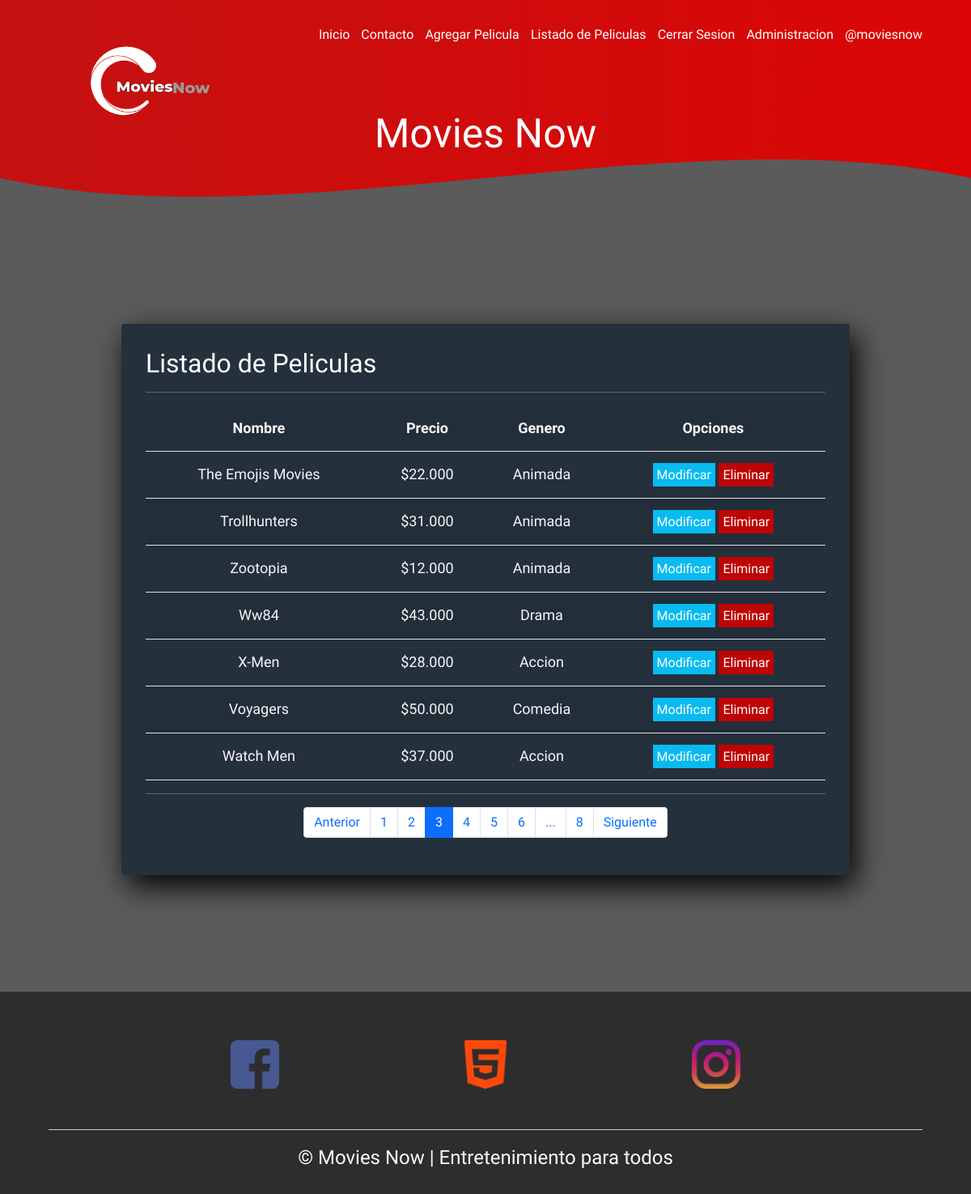
Page /listar-pelicula/?page=3 (signed in) on the committed database.
### appmovies/models.py (models this page shows, shortened)
class Pelicula(models.Model):
    nombre = models.CharField(max_length=150)
    precio = models.IntegerField()
    genero = models.ForeignKey(Genero, on_delete=models.PROTECT)
    imagen = models.ImageField(upload_to="peliculas", null=True)

class Genero(models.Model):
    nombre = models.CharField(max_length=50)
    def __str__(self):
        return self.nombre

### appmovies/views.py (the view)
# urls.py: path('listar-pelicula/', listar_pelicula, name="listar_pelicula"),
@permission_required('appmovies.view_pelicula')
def listar_pelicula(request):
    peliculas = Pelicula.objects.all()
    page = request.GET.get('page', 1)
    try:
        paginator = Paginator(peliculas, 7)
        pelicula = paginator.page(page)
    except:
        raise Http404
    data = {
        'entity': pelicula,
        'paginator': paginator
    }
    return render(request, 'app/producto/listar.html', data)

### appmovies/templates/app/producto/listar.html (shortened to what this page needs)
{% extends 'app/base.html' %}
{% block contenido %}
{% load humanize %}
<form action="" class="oo" method="post">
    <h2>Listado de Peliculas</h2>
    <hr>
    <table class="table table-striped table-hover table-responsive-sm">
        <tr>
            <th>Nombre</th>
            <th>Precio</th>
            <th>Genero</th>
            <th>Opciones</th>
        </tr>
    {% for p in entity %}
        <tr>
            <td>{{ p.nombre | title }}</td>
            <td>${{ p.precio | intcomma }}</td>
            <td>{{ p.genero | title }}</td>
            <td>
                {% if perms.appmovies.change_pelicula %}
                <a href="{%  url 'modificar_pelicula' p.id %}" class="boto">Modificar</a>
                {% endif %}
                {% if perms.appmovies.delete_pelicula %}
                <a href="#" onclick="eliminarPelicula({{ p.id }})" class="botons">Eliminar</a>
                {% endif %}
            </td>
        </tr>
        {% endfor %}
    </table>
        <hr>
    <div>
        {% include 'app/paginator.html' %}
    </div>
</form>
<br>
<br>
<br>
<br>
<br>
<br>
{% endblock %}

### appmovies/templates/app/base.html (shortened to what this page needs)
<!DOCTYPE html>
<html lang="es">
<head>
    <link href="https://cdn.jsdelivr.net/npm/bootstrap@5.0.1/dist/css/bootstrap.min.css" rel="stylesheet">
    {% load static %}
    <link rel="stylesheet" href="{% static 'app/css/estilos.css' %}">
    <link rel="stylesheet" href="{% static 'app/css/form.css' %}">
    <link rel="stylesheet" href="{% static 'app/css/lista.css' %}">
    {% load pwa %}
</head>
<body>
    <header id="header">
        <nav>
            <a href="{% url 'home' %}" class="url"> Inicio </a>
            <a href="{% url 'contacto' %}" class="url">Contacto</a>
            {% if perms.appmovies.add_pelicula %}
            <a href="{% url 'agregar_pelicula' %}" class="url">Agregar Pelicula</a>
            {% endif %}
            {% if perms.appmovies.view_pelicula %}
            <a href="{% url 'listar_pelicula' %}" class="url">Listado de Peliculas</a>
            {% endif %}
            {% if user.is_authenticated %}
            <a href="{% url 'logout' %}" class="url">Cerrar Sesion</a>
            <a href="{% url 'admin' %}" class="url">Administracion</a>
            <a href="#">@{{ user.username }}</a>
            {% else %}
            <a href="{% url 'login' %}" class="url">Iniciar Sesion</a>
            <a href="{% url 'registro' %}" class="url">Registrarse</a>
            {% endif %}
        </nav>
        <div class="conte">
            <img  class="logo"  src="{% static 'app/img/3.png' %}" alt="logo">
        </div>
         <section class="textos-header">
            <h1>Movies Now</h1>
        </section>
        <div class="wave" style="height: 120px; overflow: hidden;"><svg viewBox="0 0 500 150" preserveAspectRatio="none"
                style="height: 100%; width: 100%;">
                <path d="M0.00,49.98 C150.00,150.00 349.20,-50.00 500.00,49.98 L500.00,150.00 L0.00,150.00 Z"
                    style="stroke: none; fill: #5c5b5c;"></path>
            </svg></div>
    </header>
    <div id="contenido">
        {% block contenido %}
        {% endblock %}
    </div>
    <footer>
        <div class="contenedor-footer">
            <div class="content-foo">
                 <img src="{% static 'app/img/logo.png' %}" width="60px" alt="">
            </div>
            <div class="content-foo">
                <img src="{% static 'app/img/logo1.png' %}" width="60px" alt="">
            </div>
            <div class="content-foo">
                <img src="{% static 'app/img/logo2.png' %}" width="60px" alt="">
            </div>
        </div>
        <h2 class="titulo-final">&copy; Movies Now | Entretenimiento para todos </h2>
    </footer>
</body>
</html>

### appmovies/static/app/css/estilos.css (style rules this page uses)
* { margin: 0; padding: 0; box-sizing: border-box; }
body { font-family: 'open sans'; background: #5c5b5c; }
h1,h2,td,th,h3,h4,h5, a { font-family: 'Balsamiq Sans', cursive; }
header { width: 100%; height: 300px; background: #bc4e9c; background: -webkit-linear-gradient(to right, hsla(266, 95%, 48%, 0.705), hsla(0, 100%, 51%, 0.733)), rgba(247, 3, 3, 0.856); background: linear-gradient(to right, hsl(0, 84%, 42%), hsl(0, 95%, 44%)), rgba(247, 3, 3, 0.856); background-size: cover; background-attachment: fixed; position: relative; }
.conte { width: 90%; margin: auto; overflow: hidden; padding: 0.5px 0; overflow: hidden; display: flex; align-items: center; }
.logo { width: 150px; margin-left: 50px; }
nav { text-align: right; padding: 30px 50px 0 0; }
nav > a { color:#fff; font-weight: 300; text-decoration: none; margin-right: 10px; }
header .textos-header { display: flex; height: 50px; width: 100%; align-items: center; justify-content: center; flex-direction: column; text-align: center; }
.textos-header h1 { font-size: 50px; color:#fff; }
.wave { position: absolute; bottom: 0; width: 100%; }
footer { background: #2e2d2d; padding: 60px 0 30px 0; margin: auto; overflow: hidden; }
.contenedor-footer { display: flex; width: 90%; justify-content: space-evenly; margin: auto; padding-bottom: 50px; border-bottom: 1px solid #ccc; }
.content-foo { text-align: center; }
.titulo-final { text-align: center; font-size: 24px; margin: 20px 0 0 0; color: #fcf9f9; }

### appmovies/static/app/css/form.css (style rules this page uses)
.oo { width: 900px; background: #24303c; padding: 30px; margin: auto; margin-top: 100px; border-radius: 4px; font-family: 'calibri'; color: white; box-shadow: 7px 13px 37px #000; }
.oo th { height: 40px; text-align: center; font-size: 18px; line-height: 40px; color: #f8f6f8; }
.oo td { height: 40px; text-align: center; font-size: 18px; line-height: 40px; color: #f8f6f8; }
.oo .botons { width: 50%; background: #be0404; border: none; padding: 5px; color: white; margin: 7px 0; font-size: 16px; text-decoration: none; }
.oo .boto { width: 50%; background: #09baf0; border: none; padding: 5px; color: white; margin: 7px 0; font-size: 16px; text-decoration: none; }

### rows in the picture
Pelicula: nombre "The Emojis Movies", precio "22.000", genero "Animada"
Pelicula: nombre "Trollhunters", precio "31.000", genero "Animada"
Pelicula: nombre "Zootopia", precio "12.000", genero "Animada"
Pelicula: nombre "Ww84", precio "43.000", genero "Drama"
Pelicula: nombre "X-Men", precio "28.000", genero "Accion"
Pelicula: nombre "Voyagers", precio "50.000", genero "Comedia"
Pelicula: nombre "Watch Men", precio "37.000", genero "Accion"

### other values in the picture
{{ user.username }} "moviesnow"
{{ page }} "1" "2" "3" "4" "5" "6"
{{ paginator.num_pages }} "8"
